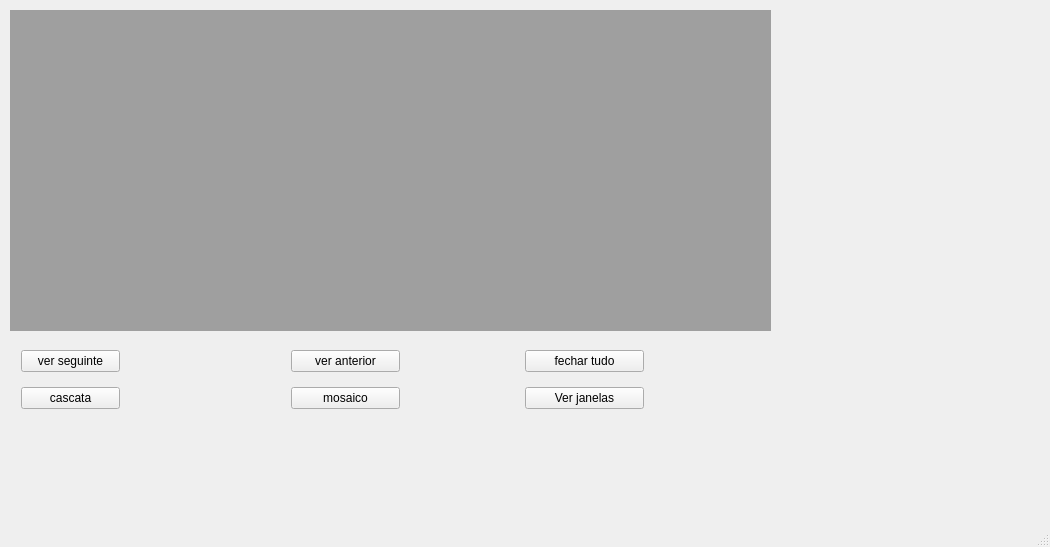
<?xml version="1.0" encoding="UTF-8"?>
<ui version="4.0">
 <class>MainWindow</class>
 <widget class="QMainWindow" name="MainWindow">
  <property name="geometry">
   <rect>
    <x>0</x>
    <y>0</y>
    <width>1050</width>
    <height>547</height>
   </rect>
  </property>
  <property name="windowTitle">
   <string>MainWindow</string>
  </property>
  <widget class="QWidget" name="centralWidget">
   <widget class="QWidget" name="layoutWidget">
    <property name="geometry">
     <rect>
      <x>10</x>
      <y>330</y>
      <width>121</width>
      <height>101</height>
     </rect>
    </property>
    <layout class="QVBoxLayout" name="verticalLayout_3">
     <item>
      <widget class="QPushButton" name="ver_seguinte">
       <property name="text">
        <string>ver seguinte</string>
       </property>
      </widget>
     </item>
     <item>
      <widget class="QPushButton" name="cascata">
       <property name="text">
        <string>cascata</string>
       </property>
      </widget>
     </item>
    </layout>
   </widget>
   <widget class="QWidget" name="layoutWidget">
    <property name="geometry">
     <rect>
      <x>514</x>
      <y>330</y>
      <width>141</width>
      <height>101</height>
     </rect>
    </property>
    <layout class="QVBoxLayout" name="verticalLayout">
     <item>
      <widget class="QPushButton" name="fechar_tudo">
       <property name="text">
        <string>fechar tudo</string>
       </property>
      </widget>
     </item>
     <item>
      <widget class="QPushButton" name="ver_janelas">
       <property name="text">
        <string>Ver janelas</string>
       </property>
      </widget>
     </item>
    </layout>
   </widget>
   <widget class="QWidget" name="layoutWidget">
    <property name="geometry">
     <rect>
      <x>280</x>
      <y>330</y>
      <width>131</width>
      <height>101</height>
     </rect>
    </property>
    <layout class="QVBoxLayout" name="verticalLayout_2">
     <item>
      <widget class="QPushButton" name="ver_anterior">
       <property name="text">
        <string>ver anterior</string>
       </property>
      </widget>
     </item>
     <item>
      <widget class="QPushButton" name="mosaico">
       <property name="text">
        <string>mosaico</string>
       </property>
      </widget>
     </item>
    </layout>
   </widget>
   <widget class="QMdiArea" name="mdiArea">
    <property name="enabled">
     <bool>true</bool>
    </property>
    <property name="geometry">
     <rect>
      <x>10</x>
      <y>10</y>
      <width>761</width>
      <height>321</height>
     </rect>
    </property>
    <property name="whatsThis">
     <string>&lt;html&gt;&lt;head/&gt;&lt;body&gt;&lt;p&gt;ssssssssss&lt;/p&gt;&lt;/body&gt;&lt;/html&gt;</string>
    </property>
    <property name="styleSheet">
     <string notr="true"/>
    </property>
    <property name="tabsClosable">
     <bool>false</bool>
    </property>
    <widget class="QWidget" name="sub">
     <property name="enabled">
      <bool>true</bool>
     </property>
     <property name="windowTitle">
      <string>Subwindow</string>
     </property>
    </widget>
    <widget class="QWidget" name="sub1">
     <property name="windowTitle">
      <string>Subwindow</string>
     </property>
    </widget>
    <widget class="QWidget" name="sub_2">
     <property name="windowTitle">
      <string>Subwindow</string>
     </property>
    </widget>
   </widget>
   <zorder>mdiArea</zorder>
   <zorder>layoutWidget</zorder>
   <zorder>layoutWidget</zorder>
   <zorder>layoutWidget</zorder>
   <zorder>verticalSpacer</zorder>
  </widget>
  <widget class="QStatusBar" name="statusBar"/>
 </widget>
 <layoutdefault spacing="6" margin="11"/>
 <resources/>
 <connections/>
</ui>
